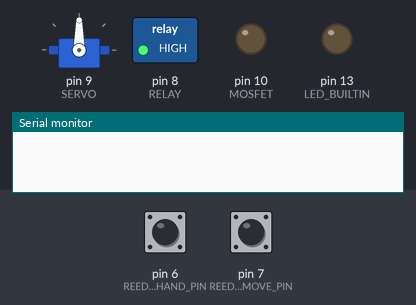
Bench run of a sketch on a simulated Arduino Uno, built with avr-gcc and run on an emulated ATmega328P. Parts: servo, switched loads named in the sketch (green lamp = pin HIGH), output pins drawn as LEDs (lit = HIGH), the last lines printed to the serial monitor. The inputs (shaded band) are chosen by the test bench; at power-on: pin 7 (REED_SW_DETECT_MOVE_PIN) HIGH, pin 6 (REED_SW_DETECT_HAND_PIN) HIGH.

Above: at 1.2 s.
1.3 s: pin 7 (REED_SW_DETECT_MOVE_PIN) pulled LOW for 0.15 s
At 2.4 s:
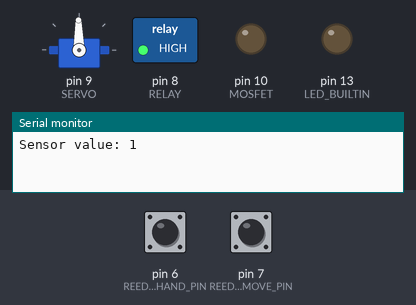
2.9 s: pin 6 (REED_SW_DETECT_HAND_PIN) pulled LOW for 0.15 s
At 2.97 s:
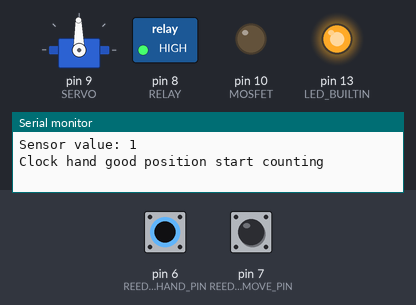
4.5 s: pin 7 (REED_SW_DETECT_MOVE_PIN) pulled LOW for 1 s
At 4.65 s:
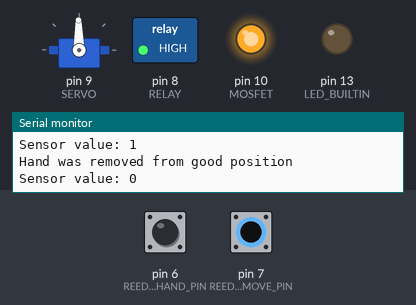
7.5 s: pin 7 (REED_SW_DETECT_MOVE_PIN) pulled LOW for 3.2 s
At 11.3 s:
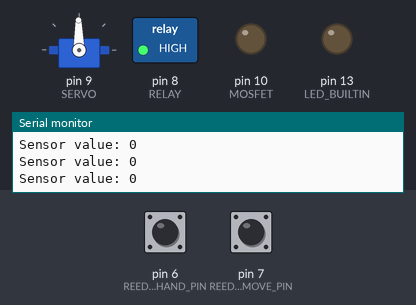
12.2 s: pin 6 (REED_SW_DETECT_HAND_PIN) pulled LOW for 3.2 s
At 13.6 s:
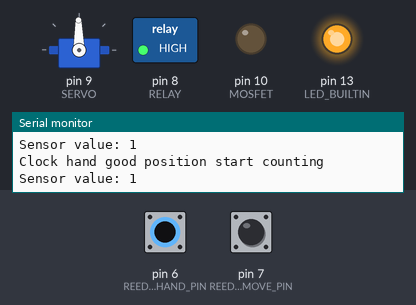
16.9 s: pin 6 (REED_SW_DETECT_HAND_PIN) driven LOW and pin 7 (REED_SW_DETECT_MOVE_PIN) driven LOW
At 24.2 s:
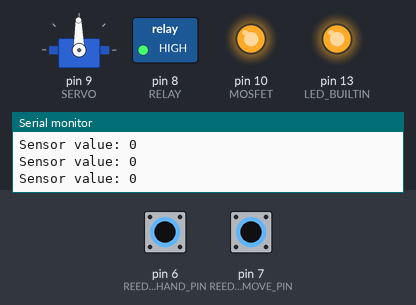
Timing chart, 0 to 32.9 s (numbered marks = the images above; inputs shaded):
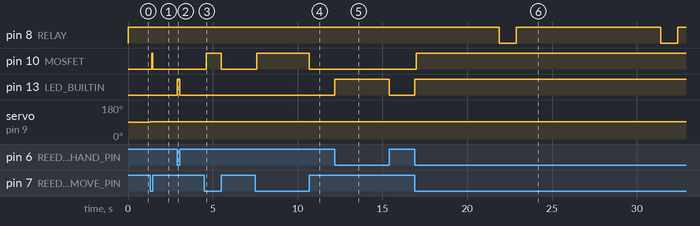

The sketch:

ClockStepMotor.ino
```cpp
#include <Servo.h>

//Pin defines
#define REED_SW_DETECT_HAND_PIN 6
#define REED_SW_DETECT_MOVE_PIN 7
#define RELAY 8
#define SERVO 9
#define MOSFET 10

#define SERWO_STOP_VALUE 92
#define SERWO_GO_VALUE 91

#define SERWO_START_DELAY 100
#define SERWO_STOP_DELAY 100

#define DEBUG_SENS_DISP_TIME 1500
#define CONFIRMATION_TIME 5000

//Functions
void ServoProcess(void);
void TurnOnServo(void);
void TurnOffServo(void);
//Typedefs
typedef enum
{
  SERWO_STOP,
  SERWO_GO
} serwo_state_t;

typedef enum {
  PUZZLE_WAIT_FOR_SENS,
  PUZZLE_DOOR_OPEN
} puzzle_state_t;

typedef enum
{
  LAST_REED_SW_WAS_HIGH,
  LAST_REED_SW_WAS_LOW
}reed_sw_state_t;

//Variables
//Servo
Servo myservo;
serwo_state_t serwo_state = SERWO_STOP;
//Puzzle
puzzle_state_t puzzle_state = PUZZLE_WAIT_FOR_SENS;
reed_sw_state_t reed_sw_state = LAST_REED_SW_WAS_HIGH;
uint8_t move = 0;
uint8_t solution_flag = 0;

//Timers
unsigned long debug_tick_sens = 0;
unsigned long debug_tick_solution = 0;
unsigned long tick = 0;

void setup() {
  pinMode(REED_SW_DETECT_HAND_PIN, INPUT_PULLUP);
  pinMode(REED_SW_DETECT_MOVE_PIN, INPUT_PULLUP);
  pinMode(LED_BUILTIN, OUTPUT);
  pinMode(RELAY, OUTPUT);
  pinMode(MOSFET, OUTPUT);
  digitalWrite(MOSFET, HIGH);
  digitalWrite(RELAY, HIGH);
  myservo.attach(SERVO);
  Serial.begin(9600);
}

void loop() {
  ServoProcess();
  uint8_t sensor_value = digitalRead(REED_SW_DETECT_MOVE_PIN);
  uint8_t reed_value = digitalRead(REED_SW_DETECT_HAND_PIN);

  switch (puzzle_state) {
    case PUZZLE_WAIT_FOR_SENS:
      if (sensor_value == LOW) {
        move = 1;
      }
      else
      {
        move = 0;
      }

      if (millis() - debug_tick_sens >= DEBUG_SENS_DISP_TIME) {
        Serial.print("Sensor value: ");
        Serial.println(sensor_value);
        debug_tick_sens = millis();
      }

      if(reed_value == HIGH) //no hand clock detected
      {
        digitalWrite(LED_BUILTIN, LOW);
        reed_sw_state == LAST_REED_SW_WAS_HIGH;
        if(solution_flag)
        {
          solution_flag = 0;
          Serial.println("Hand was removed from good position");
        }

      }
      else if((reed_value == LOW && reed_sw_state == LAST_REED_SW_WAS_HIGH) && solution_flag == 0) //hand clock detected
      {
        Serial.println("Clock hand good position start counting");
        digitalWrite(LED_BUILTIN, HIGH);
        debug_tick_solution = millis();
        solution_flag = 1;
      }

      if((millis() - debug_tick_solution > CONFIRMATION_TIME) && solution_flag)
      {
        solution_flag = 0;
        puzzle_state = PUZZLE_DOOR_OPEN;
      }
      break;

    case PUZZLE_DOOR_OPEN:
      digitalWrite(RELAY, LOW);
      delay(1000);
      digitalWrite(RELAY, HIGH);
      TurnOnServo();
      myservo.write(SERWO_GO_VALUE);
      delay(3500);
      puzzle_state = PUZZLE_WAIT_FOR_SENS;
      break;
  }
}

void ServoProcess(void)
{
  static unsigned long tick_servo = millis();
  if(move)
  {
    switch (serwo_state) {
    case SERWO_STOP:
    if(millis() - tick_servo > SERWO_STOP_DELAY)
    {
      myservo.write(SERWO_STOP_VALUE);
      tick_servo = millis();
      serwo_state = SERWO_GO;
    }

    break;

    case SERWO_GO:
      if(millis() - tick_servo > SERWO_START_DELAY)
      {
        myservo.write(SERWO_GO_VALUE);
        TurnOnServo();
        tick_servo = millis();
        serwo_state = SERWO_STOP;
      }
    break;
    }
  }
  else
  {
    TurnOffServo();
    //myservo.write(SERWO_STOP_VALUE);
  }
}

void TurnOnServo(void)
{
  digitalWrite(MOSFET, HIGH);
}
void TurnOffServo(void)
{
  digitalWrite(MOSFET, LOW);
}
```

Measured:
- after the input at 1.3 s, pin 10 (MOSFET): LOW → HIGH after 0.10 s, → LOW 0.05 s later; servo on pin 9 (SERVO): 90° → 92° at once, → 91° 0.10 s later
- after the input at 2.9 s, pin 13 (LED_BUILTIN): LOW → HIGH at once, → LOW 0.15 s later
- after the input at 4.5 s, pin 10 (MOSFET): LOW → HIGH after 0.10 s, → LOW 0.90 s later; servo on pin 9 (SERVO): alternates 92° for 0.10 s and 91° for 0.10 s, 10 changes in all, then stays 91°, starting at once
- after the input at 7.5 s, pin 10 (MOSFET): LOW → HIGH after 0.10 s, → LOW 3.1 s later; servo on pin 9 (SERVO): alternates 92° for 0.10 s and 91° for 0.10 s, 32 changes in all, then stays 91°, starting at once
- after the input at 12.2 s, pin 13 (LED_BUILTIN): LOW → HIGH at once, → LOW 3.2 s later
- after the input at 16.9 s, pin 8 (RELAY): alternates HIGH for 8.5 s and LOW for 1.0 s, starting after 5.0 s; pin 10 (MOSFET): LOW → HIGH after 0.10 s; pin 13 (LED_BUILTIN): LOW → HIGH at once; servo on pin 9 (SERVO): goes 24 × (92° 0.10 s, 91° 0.10 s), 92° 0.10 s, 91° 4.6 s, 24 × (92° 0.10 s, 91° 0.10 s), 92° 0.10 s, then 91°, starting at once
